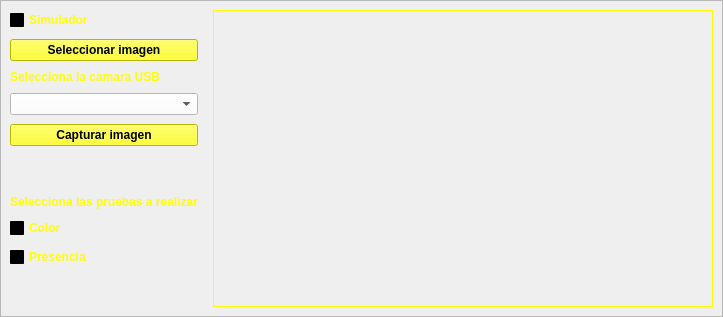
      <widget class="QWidget" name="tab">
       <attribute name="title">
        <string>HOME</string>
       </attribute>
       <layout class="QGridLayout" name="gridLayout_3">
        <property name="leftMargin">
         <number>0</number>
        </property>
        <property name="topMargin">
         <number>0</number>
        </property>
        <property name="rightMargin">
         <number>0</number>
        </property>
        <property name="bottomMargin">
         <number>0</number>
        </property>
        <property name="spacing">
         <number>0</number>
        </property>
        <item row="0" column="0">
         <widget class="QFrame" name="frame">
          <property name="frameShape">
           <enum>QFrame::StyledPanel</enum>
          </property>
          <property name="frameShadow">
           <enum>QFrame::Raised</enum>
          </property>
          <layout class="QGridLayout" name="gridLayout_2">
           <property name="horizontalSpacing">
            <number>15</number>
           </property>
           <property name="verticalSpacing">
            <number>9</number>
           </property>
           <item row="7" column="0">
            <widget class="QCheckBox" name="activarColorChB">
             <property name="font">
              <font>
               <pointsize>9</pointsize>
               <weight>75</weight>
               <bold>true</bold>
              </font>
             </property>
             <property name="styleSheet">
              <string notr="true">color: rgb(255, 255, 0);
background-color: qlineargradient(spread:pad, x1:1, y1:1, x2:1, y2:1, stop:0 rgba(0, 0, 0, 0), stop:1 rgba(255, 255, 255, 255));</string>
             </property>
             <property name="text">
              <string>Color</string>
             </property>
            </widget>
           </item>
           <item row="2" column="0">
            <widget class="QLabel" name="label_2">
             <property name="font">
              <font>
               <pointsize>9</pointsize>
               <weight>75</weight>
               <bold>true</bold>
              </font>
             </property>
             <property name="styleSheet">
              <string notr="true">color: rgb(255, 255, 0);
background-color: qlineargradient(spread:pad, x1:1, y1:1, x2:1, y2:1, stop:0 rgba(0, 0, 0, 0), stop:1 rgba(255, 255, 255, 255));</string>
             </property>
             <property name="text">
              <string>Selecciona la camara USB</string>
             </property>
            </widget>
           </item>
           <item row="5" column="0">
            <spacer name="verticalSpacer_3">
             <property name="orientation">
              <enum>Qt::Vertical</enum>
             </property>
             <property name="sizeType">
              <enum>QSizePolicy::Preferred</enum>
             </property>
             <property name="sizeHint" stdset="0">
              <size>
               <width>20</width>
               <height>40</height>
              </size>
             </property>
            </spacer>
           </item>
           <item row="6" column="0">
            <widget class="QLabel" name="label_5">
             <property name="font">
              <font>
               <pointsize>9</pointsize>
               <weight>75</weight>
               <bold>true</bold>
              </font>
             </property>
             <property name="styleSheet">
              <string notr="true">color: rgb(255, 255, 0);
background-color: qlineargradient(spread:pad, x1:1, y1:1, x2:1, y2:1, stop:0 rgba(0, 0, 0, 0), stop:1 rgba(255, 255, 255, 255));</string>
             </property>
             <property name="text">
              <string>Selecciona las pruebas a realizar</string>
             </property>
            </widget>
           </item>
           <item row="9" column="0">
            <spacer name="verticalSpacer">
             <property name="orientation">
              <enum>Qt::Vertical</enum>
             </property>
             <property name="sizeHint" stdset="0">
              <size>
               <width>20</width>
               <height>40</height>
              </size>
             </property>
            </spacer>
           </item>
           <item row="1" column="0">
            <widget class="QPushButton" name="SelectImageButton">
             <property name="font">
              <font>
               <pointsize>9</pointsize>
               <weight>75</weight>
               <bold>true</bold>
              </font>
             </property>
             <property name="styleSheet">
              <string notr="true">background-color: rgb(255, 255, 0);</string>
             </property>
             <property name="text">
              <string>Seleccionar imagen</string>
             </property>
            </widget>
           </item>
           <item row="0" column="0">
            <widget class="QCheckBox" name="simuladorChB">
             <property name="font">
              <font>
               <pointsize>9</pointsize>
               <weight>75</weight>
               <bold>true</bold>
              </font>
             </property>
             <property name="styleSheet">
              <string notr="true">color: rgb(255, 255, 0);
background-color: qlineargradient(spread:pad, x1:1, y1:1, x2:1, y2:1, stop:0 rgba(0, 0, 0, 0), stop:1 rgba(255, 255, 255, 255));</string>
             </property>
             <property name="text">
              <string>Simulador</string>
             </property>
            </widget>
           </item>
           <item row="0" column="1" rowspan="10">
            <widget class="QLabel" name="imagenCapturadaLabel">
             <property name="minimumSize">
              <size>
               <width>500</width>
               <height>0</height>
              </size>
             </property>
             <property name="palette">
              <palette>
               <active>
                <colorrole role="WindowText">
                 <brush brushstyle="SolidPattern">
                  <color alpha="255">
                   <red>255</red>
                   <green>255</green>
                   <blue>0</blue>
                  </color>
                 </brush>
                </colorrole>
                <colorrole role="Button">
                 <brush brushstyle="LinearGradientPattern">
                  <gradient startx="0.000000000000000" starty="0.000000000000000" endx="1.000000000000000" endy="1.000000000000000" type="LinearGradient" spread="PadSpread" coordinatemode="ObjectBoundingMode">
                   <gradientstop position="0.000000000000000">
                    <color alpha="255">
                     <red>0</red>
                     <green>0</green>
                     <blue>0</blue>
                    </color>
                   </gradientstop>
                   <gradientstop position="1.000000000000000">
                    <color alpha="255">
                     <red>111</red>
                     <green>111</green>
                     <blue>111</blue>
                    </color>
                   </gradientstop>
                  </gradient>
                 </brush>
                </colorrole>
                <colorrole role="Text">
                 <brush brushstyle="SolidPattern">
                  <color alpha="255">
                   <red>0</red>
                   <green>0</green>
                   <blue>0</blue>
                  </color>
                 </brush>
                </colorrole>
                <colorrole role="Base">
                 <brush brushstyle="LinearGradientPattern">
                  <gradient startx="0.000000000000000" starty="0.000000000000000" endx="1.000000000000000" endy="1.000000000000000" type="LinearGradient" spread="PadSpread" coordinatemode="ObjectBoundingMode">
                   <gradientstop position="0.000000000000000">
                    <color alpha="255">
                     <red>0</red>
                     <green>0</green>
                     <blue>0</blue>
                    </color>
                   </gradientstop>
                   <gradientstop position="1.000000000000000">
                    <color alpha="255">
                     <red>111</red>
                     <green>111</green>
                     <blue>111</blue>
                    </color>
                   </gradientstop>
                  </gradient>
                 </brush>
                </colorrole>
                <colorrole role="Window">
                 <brush brushstyle="LinearGradientPattern">
                  <gradient startx="0.000000000000000" starty="0.000000000000000" endx="1.000000000000000" endy="1.000000000000000" type="LinearGradient" spread="PadSpread" coordinatemode="ObjectBoundingMode">
                   <gradientstop position="0.000000000000000">
                    <color alpha="255">
                     <red>0</red>
                     <green>0</green>
                     <blue>0</blue>
                    </color>
                   </gradientstop>
                   <gradientstop position="1.000000000000000">
                    <color alpha="255">
                     <red>111</red>
                     <green>111</green>
                     <blue>111</blue>
                    </color>
                   </gradientstop>
                  </gradient>
                 </brush>
                </colorrole>
               </active>
               <inactive>
                <colorrole role="WindowText">
                 <brush brushstyle="SolidPattern">
                  <color alpha="255">
                   <red>255</red>
                   <green>255</green>
                   <blue>0</blue>
                  </color>
                 </brush>
                </colorrole>
                <colorrole role="Button">
                 <brush brushstyle="LinearGradientPattern">
                  <gradient startx="0.000000000000000" starty="0.000000000000000" endx="1.000000000000000" endy="1.000000000000000" type="LinearGradient" spread="PadSpread" coordinatemode="ObjectBoundingMode">
                   <gradientstop position="0.000000000000000">
                    <color alpha="255">
                     <red>0</red>
                     <green>0</green>
                     <blue>0</blue>
                    </color>
                   </gradientstop>
                   <gradientstop position="1.000000000000000">
                    <color alpha="255">
                     <red>111</red>
                     <green>111</green>
                     <blue>111</blue>
                    </color>
                   </gradientstop>
                  </gradient>
                 </brush>
                </colorrole>
                <colorrole role="Text">
                 <brush brushstyle="SolidPattern">
                  <color alpha="255">
                   <red>0</red>
                   <green>0</green>
                   <blue>0</blue>
                  </color>
                 </brush>
                </colorrole>
                <colorrole role="Base">
                 <brush brushstyle="LinearGradientPattern">
                  <gradient startx="0.000000000000000" starty="0.000000000000000" endx="1.000000000000000" endy="1.000000000000000" type="LinearGradient" spread="PadSpread" coordinatemode="ObjectBoundingMode">
                   <gradientstop position="0.000000000000000">
                    <color alpha="255">
                     <red>0</red>
                     <green>0</green>
                     <blue>0</blue>
                    </color>
                   </gradientstop>
                   <gradientstop position="1.000000000000000">
                    <color alpha="255">
                     <red>111</red>
                     <green>111</green>
                     <blue>111</blue>
                    </color>
                   </gradientstop>
                  </gradient>
                 </brush>
                </colorrole>
                <colorrole role="Window">
                 <brush brushstyle="LinearGradientPattern">
                  <gradient startx="0.000000000000000" starty="0.000000000000000" endx="1.000000000000000" endy="1.000000000000000" type="LinearGradient" spread="PadSpread" coordinatemode="ObjectBoundingMode">
                   <gradientstop position="0.000000000000000">
                    <color alpha="255">
                     <red>0</red>
                     <green>0</green>
                     <blue>0</blue>
                    </color>
                   </gradientstop>
                   <gradientstop position="1.000000000000000">
                    <color alpha="255">
                     <red>111</red>
                     <green>111</green>
                     <blue>111</blue>
                    </color>
                   </gradientstop>
                  </gradient>
                 </brush>
                </colorrole>
               </inactive>
               <disabled>
                <colorrole role="WindowText">
                 <brush brushstyle="SolidPattern">
                  <color alpha="255">
                   <red>120</red>
                   <green>120</green>
                   <blue>120</blue>
                  </color>
                 </brush>
                </colorrole>
                <colorrole role="Button">
                 <brush brushstyle="LinearGradientPattern">
                  <gradient startx="0.000000000000000" starty="0.000000000000000" endx="1.000000000000000" endy="1.000000000000000" type="LinearGradient" spread="PadSpread" coordinatemode="ObjectBoundingMode">
                   <gradientstop position="0.000000000000000">
                    <color alpha="255">
                     <red>0</red>
                     <green>0</green>
                     <blue>0</blue>
                    </color>
                   </gradientstop>
                   <gradientstop position="1.000000000000000">
                    <color alpha="255">
                     <red>111</red>
                     <green>111</green>
                     <blue>111</blue>
                    </color>
                   </gradientstop>
                  </gradient>
                 </brush>
                </colorrole>
                <colorrole role="Text">
                 <brush brushstyle="SolidPattern">
                  <color alpha="255">
                   <red>120</red>
                   <green>120</green>
                   <blue>120</blue>
                  </color>
                 </brush>
                </colorrole>
                <colorrole role="Base">
                 <brush brushstyle="LinearGradientPattern">
                  <gradient startx="0.000000000000000" starty="0.000000000000000" endx="1.000000000000000" endy="1.000000000000000" type="LinearGradient" spread="PadSpread" coordinatemode="ObjectBoundingMode">
                   <gradientstop position="0.000000000000000">
                    <color alpha="255">
                     <red>0</red>
                     <green>0</green>
                     <blue>0</blue>
                    </color>
                   </gradientstop>
                   <gradientstop position="1.000000000000000">
                    <color alpha="255">
                     <red>111</red>
                     <green>111</green>
                     <blue>111</blue>
                    </color>
                   </gradientstop>
                  </gradient>
                 </brush>
                </colorrole>
                <colorrole role="Window">
                 <brush brushstyle="LinearGradientPattern">
                  <gradient startx="0.000000000000000" starty="0.000000000000000" endx="1.000000000000000" endy="1.000000000000000" type="LinearGradient" spread="PadSpread" coordinatemode="ObjectBoundingMode">
                   <gradientstop position="0.000000000000000">
                    <color alpha="255">
                     <red>0</red>
                     <green>0</green>
                     <blue>0</blue>
                    </color>
                   </gradientstop>
                   <gradientstop position="1.000000000000000">
                    <color alpha="255">
                     <red>111</red>
                     <green>111</green>
                     <blue>111</blue>
                    </color>
                   </gradientstop>
                  </gradient>
                 </brush>
                </colorrole>
               </disabled>
              </palette>
             </property>
             <property name="frameShape">
              <enum>QFrame::Box</enum>
             </property>
             <property name="text">
              <string/>
             </property>
             <property name="scaledContents">
              <bool>true</bool>
             </property>
            </widget>
           </item>
           <item row="8" column="0">
            <widget class="QCheckBox" name="activarPresenciaChB">
             <property name="font">
              <font>
               <pointsize>9</pointsize>
               <weight>75</weight>
               <bold>true</bold>
              </font>
             </property>
             <property name="styleSheet">
              <string notr="true">color: rgb(255, 255, 0);
background-color: qlineargradient(spread:pad, x1:1, y1:1, x2:1, y2:1, stop:0 rgba(0, 0, 0, 0), stop:1 rgba(255, 255, 255, 255));</string>
             </property>
             <property name="text">
              <string>Presencia</string>
             </property>
            </widget>
           </item>
           <item row="3" column="0">
            <widget class="QComboBox" name="camarasCBox">
             <property name="font">
              <font>
               <pointsize>9</pointsize>
               <weight>75</weight>
               <bold>true</bold>
              </font>
             </property>
             <property name="styleSheet">
              <string notr="true">background-color: rgb(255, 255, 255);
</string>
             </property>
            </widget>
           </item>
           <item row="4" column="0">
            <widget class="QPushButton" name="capturarImagenButton">
             <property name="font">
              <font>
               <pointsize>9</pointsize>
               <weight>75</weight>
               <bold>true</bold>
              </font>
             </property>
             <property name="styleSheet">
              <string notr="true">
background-color: rgb(255, 255, 0);</string>
             </property>
             <property name="text">
              <string>Capturar imagen</string>
             </property>
            </widget>
           </item>
          </layout>
         </widget>
        </item>
       </layout>
      </widget>
